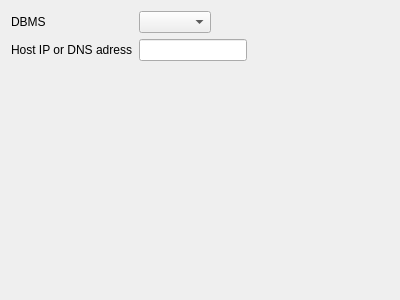
<?xml version="1.0" encoding="UTF-8"?>
<ui version="4.0">
 <class>NdwFirstPage</class>
 <widget class="QWizardPage" name="NdwFirstPage">
  <property name="geometry">
   <rect>
    <x>0</x>
    <y>0</y>
    <width>400</width>
    <height>300</height>
   </rect>
  </property>
  <property name="title">
   <string>DBMS information</string>
  </property>
  <property name="subTitle">
   <string>Please fill the DBMS information</string>
  </property>
  <layout class="QFormLayout" name="formLayout">
   <property name="fieldGrowthPolicy">
    <enum>QFormLayout::FieldsStayAtSizeHint</enum>
   </property>
   <item row="0" column="0">
    <widget class="QLabel" name="label">
     <property name="sizePolicy">
      <sizepolicy hsizetype="Expanding" vsizetype="Preferred">
       <horstretch>0</horstretch>
       <verstretch>0</verstretch>
      </sizepolicy>
     </property>
     <property name="text">
      <string>DBMS</string>
     </property>
    </widget>
   </item>
   <item row="0" column="1">
    <widget class="DbComboBox" name="dbTypeComboBox"/>
   </item>
   <item row="1" column="0">
    <widget class="QLabel" name="label_2">
     <property name="sizePolicy">
      <sizepolicy hsizetype="Expanding" vsizetype="Preferred">
       <horstretch>0</horstretch>
       <verstretch>0</verstretch>
      </sizepolicy>
     </property>
     <property name="text">
      <string>Host IP or DNS adress</string>
     </property>
    </widget>
   </item>
   <item row="1" column="1">
    <widget class="QLineEdit" name="hostLineEdit"/>
   </item>
  </layout>
 </widget>
 <customwidgets>
  <customwidget>
   <class>DbComboBox</class>
   <extends>QComboBox</extends>
   <header>../src/widgets/dbcombobox.h</header>
  </customwidget>
 </customwidgets>
 <resources/>
 <connections/>
</ui>
